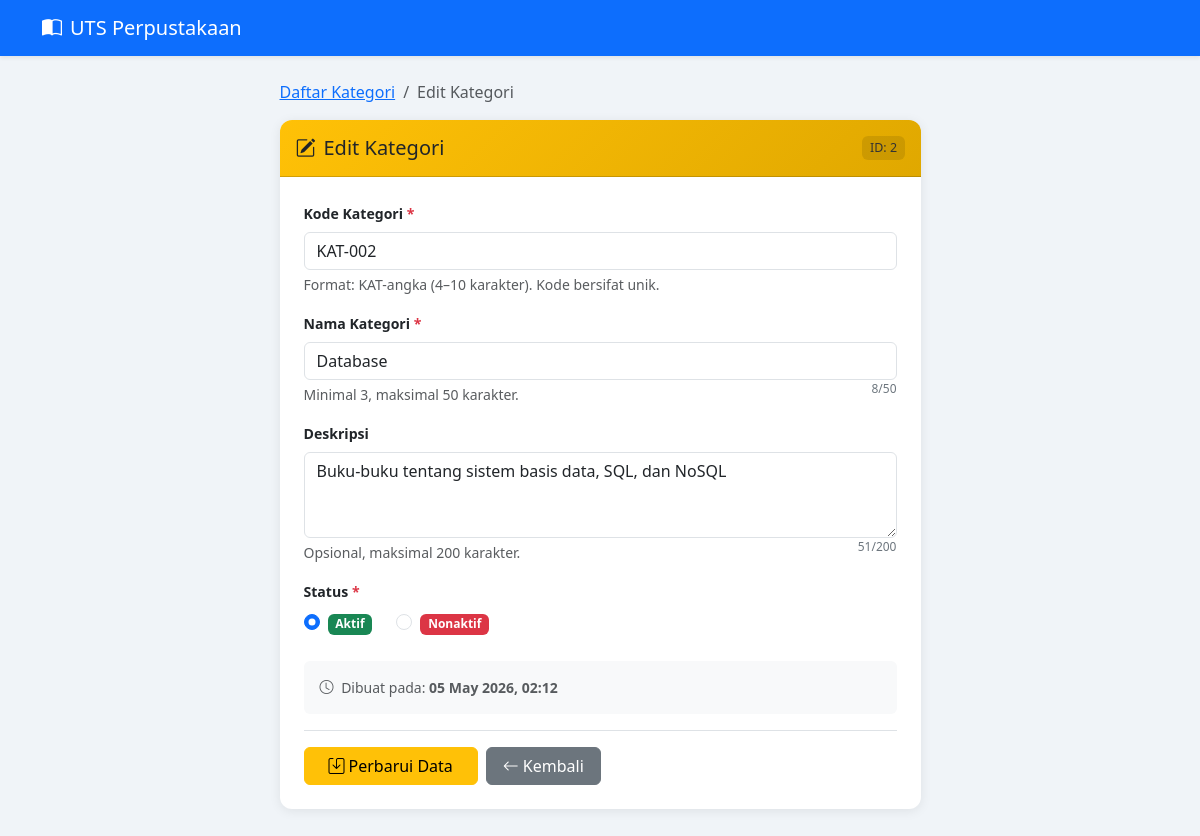
Page /edit.php?id=2 on the committed database.
### tables this page shows
CREATE TABLE `kategori` (
  `id_kategori`   INT           NOT NULL AUTO_INCREMENT,
  `kode_kategori` VARCHAR(10)   NOT NULL UNIQUE,
  `nama_kategori` VARCHAR(50)   NOT NULL,
  `deskripsi`     TEXT,
  `status`        ENUM('Aktif','Nonaktif') NOT NULL DEFAULT 'Aktif',
  `created_at`    TIMESTAMP     NOT NULL DEFAULT CURRENT_TIMESTAMP,
  PRIMARY KEY (`id_kategori`)
);

### edit.php (the view, shortened to what this page needs)
<?php
require_once 'config/database.php';
$id = isset($_GET['id']) ? (int)$_GET['id'] : 0;
$stmtGet = $conn->prepare("SELECT * FROM kategori WHERE id_kategori = ?");
$stmtGet->bind_param("i", $id);
$stmtGet->execute();
$resultGet = $stmtGet->get_result();
$data      = $resultGet->fetch_assoc();
$errors    = [];
$kode      = $data['kode_kategori'];
$nama      = $data['nama_kategori'];
$deskripsi = $data['deskripsi'] ?? '';
$status    = $data['status'];
?>
<!DOCTYPE html>
<html lang="id">
<head>
  <link href="https://cdn.jsdelivr.net/npm/bootstrap@5.3.0/dist/css/bootstrap.min.css" rel="stylesheet">
  <link href="https://cdn.jsdelivr.net/npm/bootstrap-icons@1.10.5/font/bootstrap-icons.min.css" rel="stylesheet">
</head>
<body>
<nav class="navbar navbar-expand-lg navbar-dark bg-primary shadow-sm">
  <div class="container">
    <a class="navbar-brand" href="index.php">
      <i class="bi bi-book-half me-2"></i>UTS Perpustakaan
    </a>
  </div>
</nav>
<div class="container mt-4 mb-5">
  <div class="row justify-content-center">
    <div class="col-lg-7 col-md-9">
      <nav aria-label="breadcrumb" class="mb-3">
        <ol class="breadcrumb">
          <li class="breadcrumb-item"><a href="index.php">Daftar Kategori</a></li>
          <li class="breadcrumb-item active">Edit Kategori</li>
        </ol>
      </nav>
      <div class="card">
        <div class="card-header py-3 d-flex align-items-center justify-content-between">
          <h5 class="mb-0"><i class="bi bi-pencil-square me-2"></i>Edit Kategori</h5>
          <span class="badge-id">ID: <?= $id ?></span>
        </div>
        <div class="card-body p-4">
          <form method="POST" novalidate>
            <div class="mb-3">
              <label for="kode_kategori" class="form-label">
                Kode Kategori <span class="text-danger">*</span>
              </label>
              <input type="text"
                     class="form-control <?= isset($errors['kode']) ? 'is-invalid' : '' ?>"
                     id="kode_kategori" name="kode_kategori"
                     value="<?= htmlspecialchars($kode) ?>"
                     maxlength="10" required>
              <div class="form-text">Format: KAT-angka (4–10 karakter). Kode bersifat unik.</div>
            </div>
            <div class="mb-3">
              <label for="nama_kategori" class="form-label">
                Nama Kategori <span class="text-danger">*</span>
              </label>
              <input type="text"
                     class="form-control <?= isset($errors['nama']) ? 'is-invalid' : '' ?>"
                     id="nama_kategori" name="nama_kategori"
                     value="<?= htmlspecialchars($nama) ?>"
                     maxlength="50" required>
              <div class="d-flex justify-content-between">
                <div class="form-text">Minimal 3, maksimal 50 karakter.</div>
                <span class="char-counter" id="namaCounter">0/50</span>
              </div>
            </div>
            <div class="mb-3">
              <label for="deskripsi" class="form-label">Deskripsi</label>
              <textarea class="form-control <?= isset($errors['deskripsi']) ? 'is-invalid' : '' ?>"
                        id="deskripsi" name="deskripsi" rows="3"
                        maxlength="200"><?= htmlspecialchars($deskripsi) ?></textarea>
              <div class="d-flex justify-content-between">
                <div class="form-text">Opsional, maksimal 200 karakter.</div>
                <span class="char-counter" id="deskCounter">0/200</span>
              </div>
            </div>
            <div class="mb-4">
              <label class="form-label">Status <span class="text-danger">*</span></label>
              <div class="d-flex gap-4">
                <div class="form-check">
                  <input class="form-check-input" type="radio" name="status" id="statusAktif" value="Aktif"
                         <?= $status === 'Aktif' ? 'checked' : '' ?>>
                  <label class="form-check-label" for="statusAktif">
                    <span class="badge bg-success">Aktif</span>
                  </label>
                </div>
                <div class="form-check">
                  <input class="form-check-input" type="radio" name="status" id="statusNonaktif" value="Nonaktif"
                         <?= $status === 'Nonaktif' ? 'checked' : '' ?>>
                  <label class="form-check-label" for="statusNonaktif">
                    <span class="badge bg-danger">Nonaktif</span>
                  </label>
                </div>
              </div>
            </div>
            <div class="mb-3 p-3 bg-light rounded small text-muted">
              <i class="bi bi-clock me-1"></i>
              Dibuat pada: <strong><?= date('d M Y, H:i', strtotime($data['created_at'])) ?></strong>
            </div>
            <div class="d-flex gap-2 border-top pt-3">
              <button type="submit" class="btn btn-warning px-4">
                <i class="bi bi-save me-1"></i>Perbarui Data
              </button>
              <a href="index.php" class="btn btn-secondary px-3">
                <i class="bi bi-arrow-left me-1"></i>Kembali
              </a>
            </div>
          </form>
        </div>
      </div>
    </div>
  </div>
</div>
</body>
</html>

### edit.php (style rules this page uses)
body { background-color: #f0f4f8; }
.card { border: none; box-shadow: 0 2px 12px rgba(0,0,0,.08); border-radius: 12px; }
.card-header { background: linear-gradient(135deg, #ffc107, #e0a800); color: #212529; border-radius: 12px 12px 0 0 !important; }
.form-label { font-weight: 600; font-size: .88rem; }
.char-counter { font-size: .75rem; color: #6c757d; }
.badge-id { background: rgba(0,0,0,.1); color: #333; border-radius: 6px; padding: .2em .6em; font-size: .78rem; }

### rows in the picture
kategori: kode_kategori "KAT-002", nama_kategori "Database", deskripsi "Buku-buku tentang sistem basis data, SQL, dan NoSQL", status "☑ Aktif", status "☐ Nonaktif", created_at "05 May 2026, 02:12"

### other values in the picture
$id "2"
